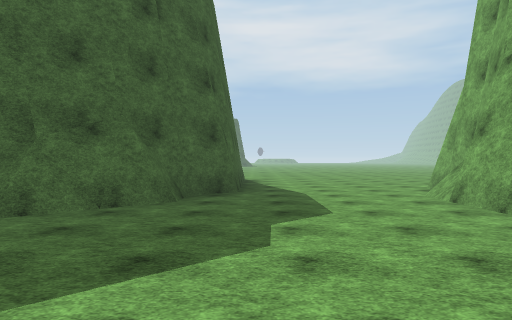
View 1 (above)

24 first-person views from a walk through a scene from a Unity 3-D project. The camera is 1.5 m above the floor, looks level and sees 70° across. The floor is counted in squares, 2 m on a side. Each view is taken from the middle of a square. On the plan, view 1 faces up. The plan holds only what a view shows up to about 11 squares ahead; the rest is blank. The place goes on beyond the plan. The player is left out. Some animated figures are not drawn. Surface patterns are stand-ins for the level's own textures.

View 2
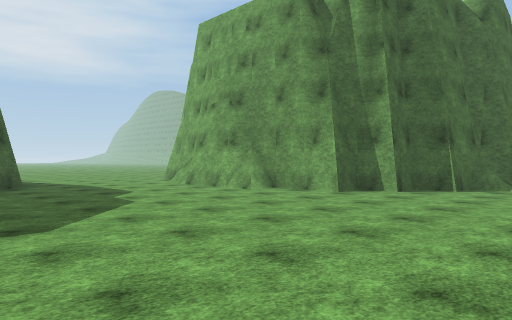

View 3
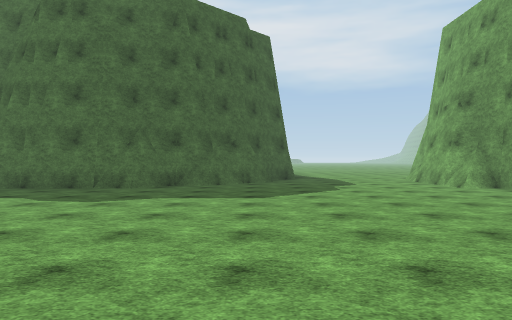

View 4
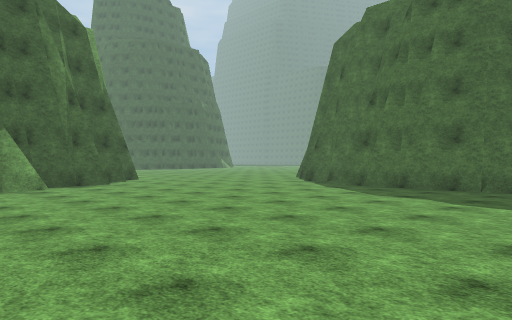

View 5
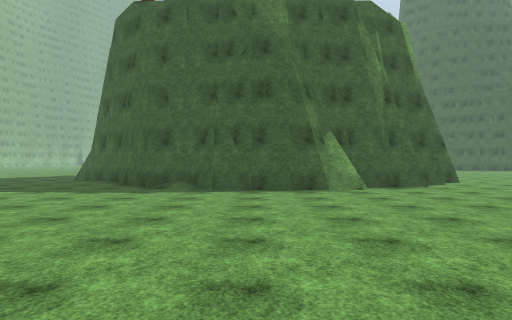

View 6
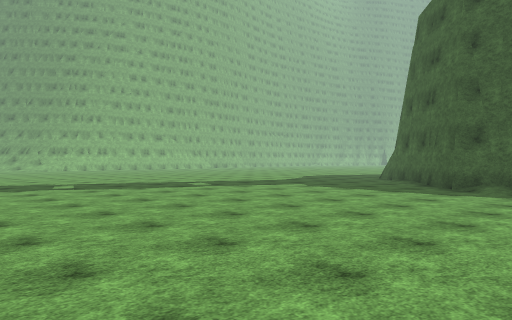

View 7
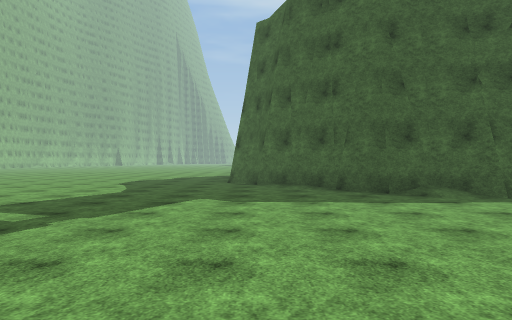

View 8
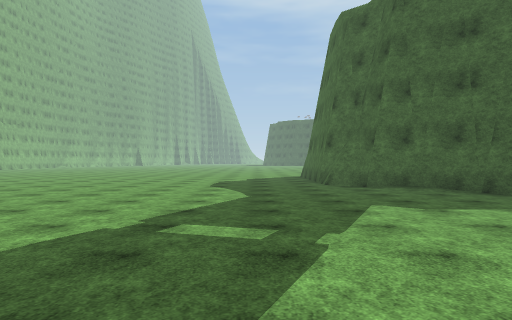

View 9
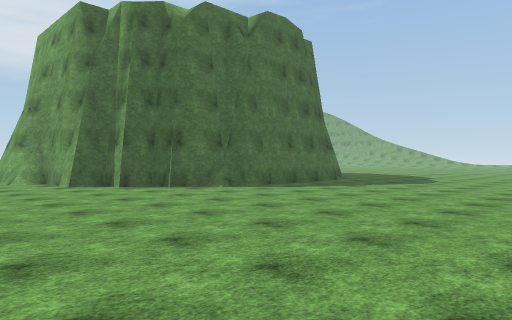

View 10
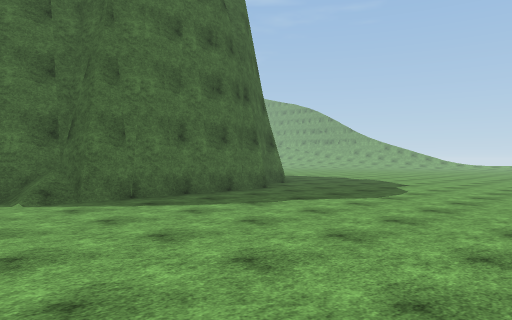

View 11
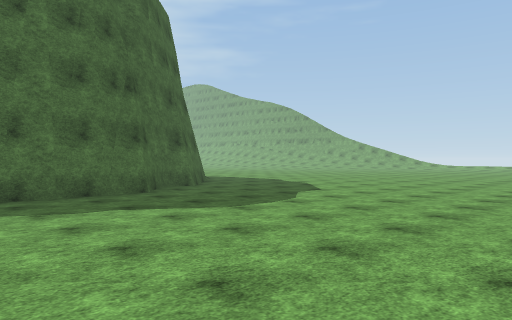

View 12
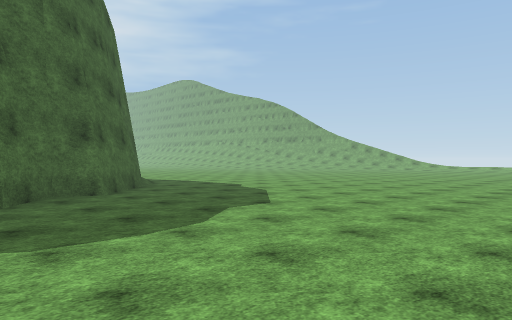

View 13
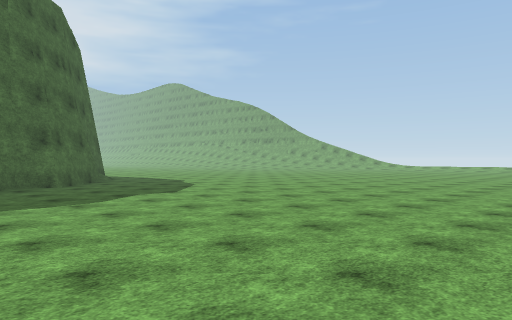

View 14
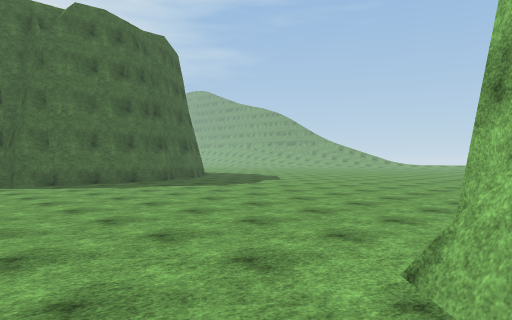

View 15
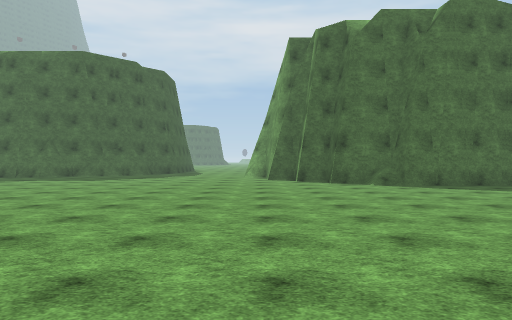

View 16
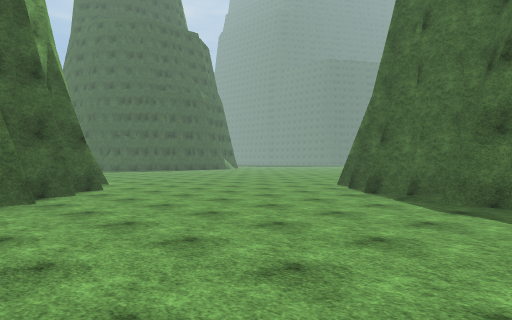

View 17
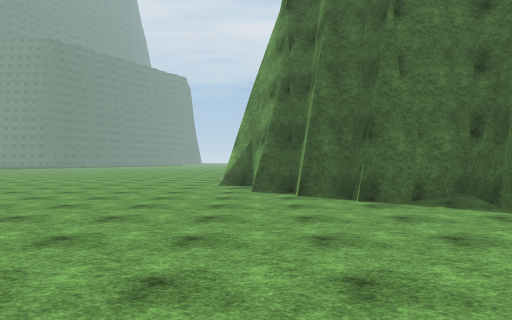

View 18
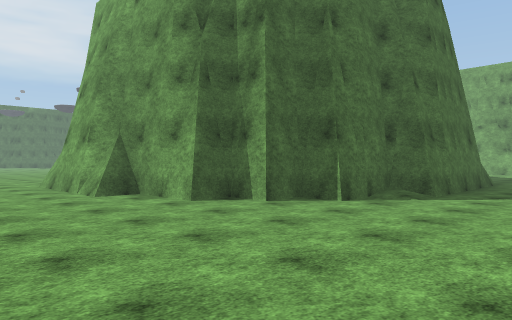

View 19
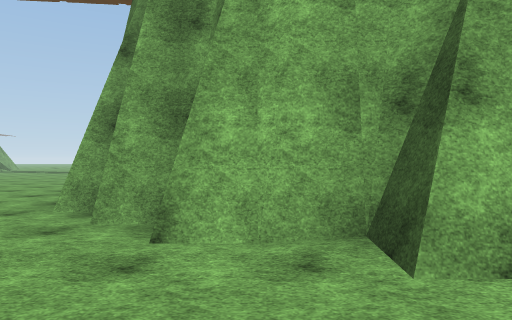

View 20
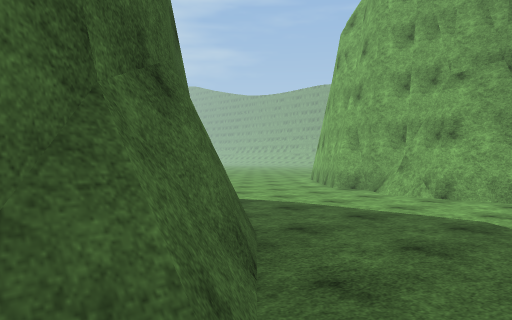

View 21
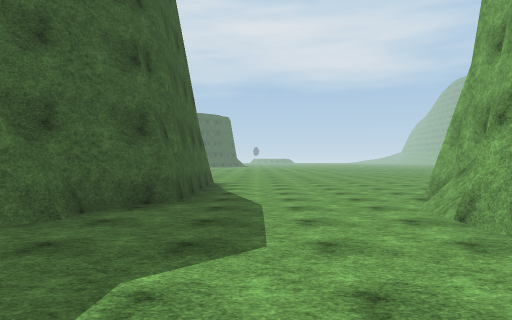

View 22
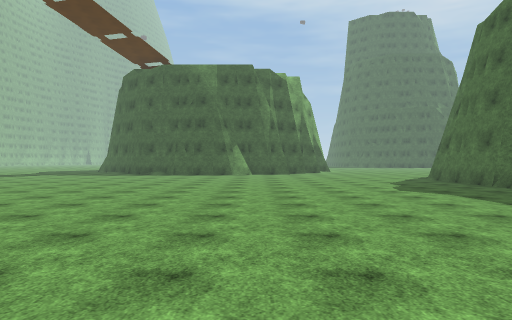

View 23
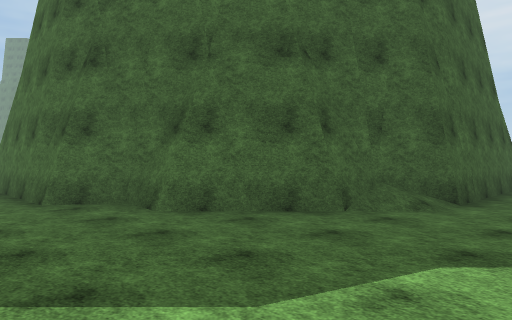

View 24
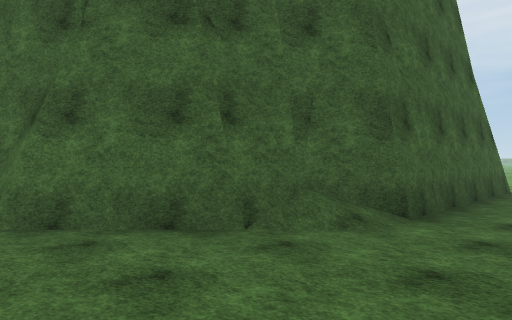

### Floor plan
Key: @ floor where view 1 was taken; # wall or solid block; . floor; / step, stairs or slope.
Columns run from 19 left of view 1 to 20 right of it. Each row starts with its distance up from view 1.
 10    .#             #.....#
  9 ....##            #.....#            #
  8 .....#           ##....##            #
  7 .....##          #.....##            #.
  6 ......##        ##.....#             #.
  5 .......###    ###......#             #.
  4  ........######........##           ##.
  3  .......................#           #/.
  2 ........................##         ##...
  1 #........................##       ##....
  0 ###................@......###   ###.....
 -1   ##......................./#####.......
 -2    ##...................................
 -3     #...................................
 -4     ##..................................
 -5     ##..................................
 -6     ##..................................
 -7     ##..................................
 -8     #............   ....................
 -9    ##...........    ....................
-10   ##..........       ...................
-11  ##...........           ..........
-12 ##............         .  ..#
-13 #.............           . ##
-14 ..............
-15 .............
-16 .............
-17 .............
-18 ........  ...
-19 .......    ..
-20 .....

Where each view was taken, in squares from view 1:
view 1: 0 up, 0 right, facing up
view 2: 3 down, 3 left, facing up-right
view 3: 6 down, 2 left, facing up
view 4: 6 down, 4 left, facing up-left
view 5: 6 down, 5 left, facing left
view 6: 6 down, 5 left, facing down-left
view 7: 12 down, 7 left, facing left
view 8: 15 down, 8 left, facing left
view 9: 9 down, 1 right, facing up-right
view 10: 8 down, 6 right, facing up-right
view 11: 9 down, 9 right, facing up-right
view 12: 8 down, 12 right, facing up-right
view 13: 11 down, 12 right, facing up-right
view 14: 13 down, 6 right, facing up-right
view 15: 12 down, 4 right, facing up
view 16: 3 down, 8 left, facing up-left
view 17: 2 down, 14 left, facing up
view 18: 1 up, 18 left, facing up-right
view 19: 4 up, 18 left, facing down
view 20: 4 up, 4 left, facing up-right
view 21: 2 up, 1 right, facing up
view 22: 3 down, 4 right, facing left
view 23: 3 down, 20 right, facing up-left
view 24: 1 down, 20 right, facing up-left
